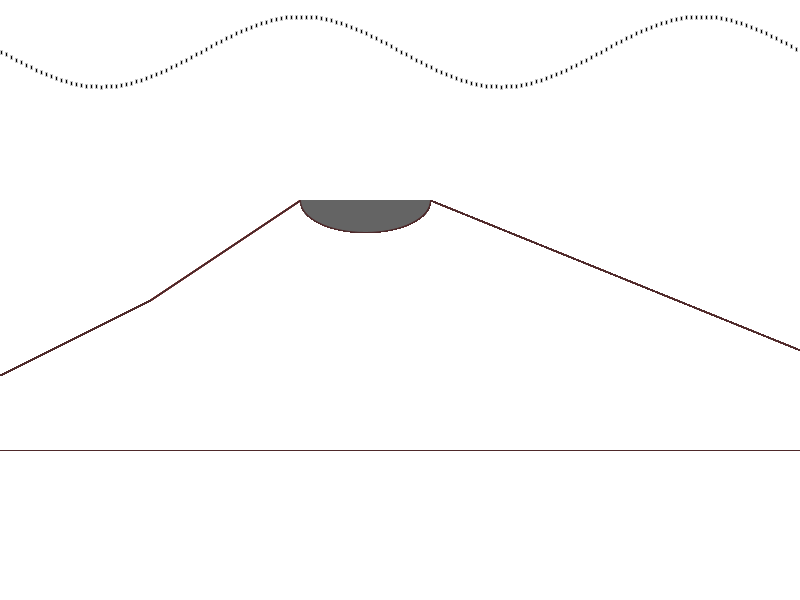
Frame 1 (no input)
Frame 60 (the mouse pressed at the canvas centre just before this capture): identical to frame 1, image omitted
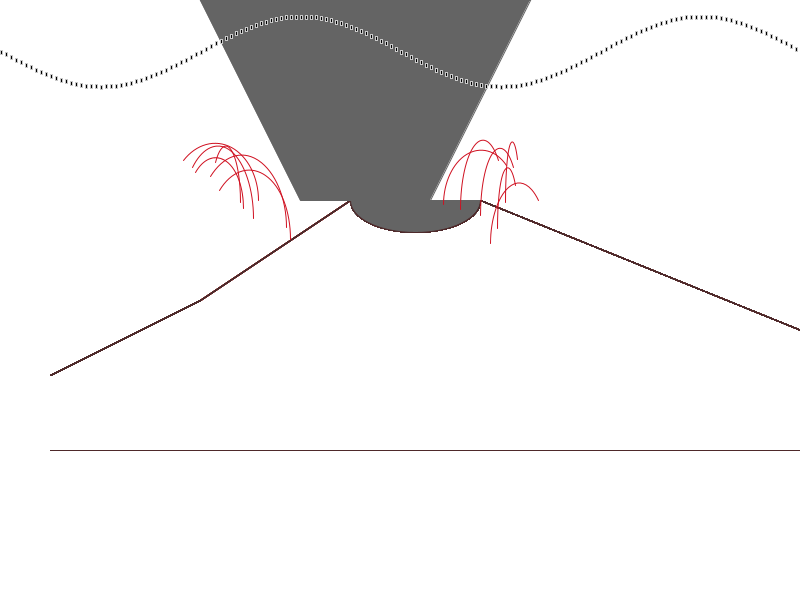
Frame 120 (the mouse held since frame 60 and released just before this capture)

The Processing sketch that drew these frames (run headless with seeded random() and noise(); from frame 60 on, the mouse is pressed at the canvas centre):

// Processing sketch: Samir_Project1
// ── Samir_Project1.pde
float xcoord1 = 365;
float ycoord1 = 232.5;
float xcoord2 = 200;
float ycoord2 = 266;
float xcoord3 = 700;
float ycoord3 = 310;
int move;


void setup() {
  size(800, 600);
  background(255);
}

void draw() {
  smooth();
  background(255);
  drawVolcano(65);
  erupt();
  cloud();
}

void drawVolcano(int volcanoTop) {
  for(int i = 0; i < 100; i++){
    if(mousePressed){
      stroke(78, 41, 42);
      stroke(78, 41, 42);
      // bottom part of volcano
      line(0+50, 450, width+50, 450);
      // left edge
      line(0+50, 375, 150+50, 300);
      line(150+50, 300, 300+50, 200);
      // right edge
      line(width+50, 350, 430+50, 200);
      // volcano opening
      fill(100);
      arc(365+50, 200, 130, volcanoTop, 0, PI, OPEN);
    }
    else {
      stroke(78, 41, 42);
      stroke(78, 41, 42);
      // bottom part of volcano
      line(0, 450, width, 450);
      // left edge
      line(0, 375, 150, 300);
      line(150, 300, 300, 200);
      // right edge
      line(width, 350, 430, 200);
      // volcano opening
      fill(100);
      arc(365, 200, 130, volcanoTop, 0, PI, OPEN);
    }
  }
}

void smoke() {
  // weird symmetrical, spotlight looking smoke eruption
  fill(100);
  stroke(100);
  quad(300, 200, 200, 0, 530, 0, 430, 200);
}

void lavaArcs() { 
  // shooting lava from the eruption
  // random between 250/480 for x & 200/300 for y
  for (int i = 0; i < 6; i++) {
    frameRate(5);
    arc(random(200, 250), random(200, 250), random(10, 90), random(100, 150), PI+QUARTER_PI, TWO_PI);
  }
  for (int i = 0; i < 6; i++) {
    frameRate(5);
    arc(random(480, 530), random(200, 250), random(10, 90), random(100, 150), PI, TWO_PI-QUARTER_PI);
  }
}

void lavaCracks() {
  // x-random = variable
  // y-random = variable
  // while above bottom line
  // line(xcoord, ycoord, x-random, y-random)

  //// lava cracks running down the side
  //for(int i = 0; i < 50; i++) {
  //  if(xcoord > 300 && xcoord < 430) {
  //    line(xcoord, ycoord, xcoord + random(-20, 20), ycoord + random(-20, 20));
  //    xcoord = xcoord + random(-20, 20);
  //    ycoord = ycoord + random(-20, 20);

  //    for(int j = 0; j < 50; j++) {
  //      line(xcoord, ycoord, xcoord + random(-20, 20), ycoord + random(-20, 20));
  //      xcoord = xcoord + random(-20, 20);
  //      ycoord = ycoord + random(-20, 20);
  //    }
  //  }
  //}

  boolean temp = true;
  int temp1 = 1;
  int temp2 = 1;
  int temp3 = 1;

  while (temp) {
    // crack 1
    if (mousePressed && temp1 % 2 == 1) {
      line(xcoord1, ycoord1, xcoord1 + 20, ycoord1 + 50);
      xcoord1 += 20;
      ycoord1 += 50;
    } else if (mousePressed && temp1 % 2 == 0) {
      line(xcoord1, ycoord1, xcoord1 - 60, ycoord1);
      xcoord1 -= 60;
    }
    if (ycoord1 >= 450) {
      temp = false;
    }
    temp1 += 1;

    // crack 2
    if (mousePressed && temp2 % 2 == 1) {
      line(xcoord2, ycoord2, xcoord2 + 10, ycoord2 + 30);
      xcoord2 += 10;
      ycoord2 += 30;
    } else if (mousePressed && temp2 % 2 == 0) {
      line(xcoord2, ycoord2, xcoord2 - 20, ycoord2);
      xcoord2 -= 20;
    }
    if (ycoord2 >= 450) {
      temp = false;
    }
    temp2 += 1;

    // crack 3
    if (mousePressed && temp3 % 2 == 1) {
      line(xcoord3, ycoord3, xcoord3 + 10, ycoord3 + 50);
      xcoord3 += 10;
      ycoord3 += 50;
    } else if (mousePressed && temp3 % 2 == 0) {
      line(xcoord3, ycoord3, xcoord3 - 20, ycoord3);
      xcoord3 -= 20;
    }
    if (ycoord3 >= 450) {
      temp = false;
    }
    temp3 += 1;
  }
}

void cloud() {
  // sin wave cloud
  // from a class example
  stroke(200);
  fill(0);
  float angle = 0.0;
  for (int x = 0; x <= width; x += 5) {
    float y = 50 + (sin(angle) * 35.0);
    rect(x, y, 2, 4);
    angle += PI/40.0;
  }
}

void river() {
  //if(keyPressed){
  //  if(key == 'w') {
  //    move+=5;
  //  }
  //  else if(key == 's') {
  //    move-=5;
  //  }
  //}

  //for (int x = 0; x <= width; x += 100) {
  //  for (int y = 500; y <= 600; y += 50) {
  //    line(x+10+move, y+10, x-10+move, y+10);
  //  }
  //}
}

void erupt() {
  // volcano erupts after mouse press
  if (mousePressed) {
    smoke();
    noFill();
    stroke(207, 16, 32);
    lavaArcs();
    lavaCracks();
  }
}
